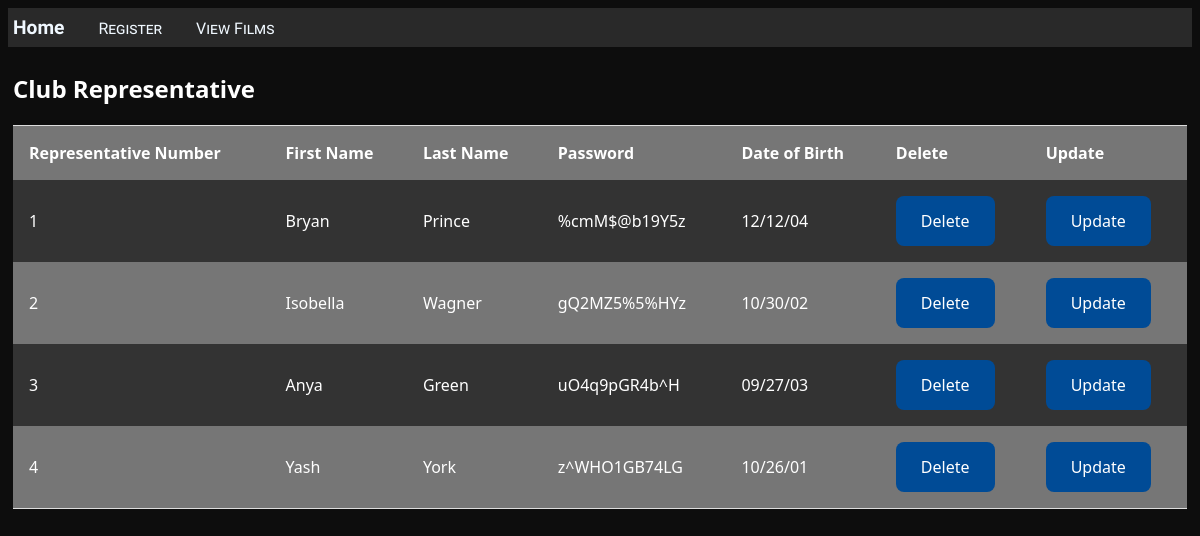
The page / on the database its author committed.
### desd_assignment/models.py (models this page shows)
class ClubRep(models.Model):
    repNumber = models.PositiveIntegerField()
    firstName = models.CharField(max_length=100)#add a default value cause of id generation
    lastName = models.CharField(max_length=500)
    password = models.CharField(max_length=100)
    dob = models.CharField(max_length=10)

### desd_assignment/views.py (the view)
class HomeListView(ListView):
    model = ClubRep
    accountObj= ClubRepresentative()
    def get_context_data(self, **kwargs):
        context = super(HomeListView, self).get_context_data(**kwargs)
        return context

### desd_assignment/templates/desd_assignment/home.html (shortened to what this page needs)
{% extends "desd_assignment/layout.html" %}
{% load static %}
{% block content %}
{% block css %}
{% load static %}
<link rel="stylesheet" type="text/css" href="{% static 'desd_assignment/viewclubrep.css' %}"/>
{% endblock %}
    <h2>Club Representative</h2>
    {% if club_rep_list %}
        <table class="club_rep_list">
            <thead>
            <tr>
                <th>Representative Number</th>
                <th>First Name</th>
                <th>Last Name</th>
                <th>Password</th>
                <th>Date of Birth</th>
                <th>Delete </th>
                <th>Update</th>
            </tr>
            </thead>
            <tbody>
            {% for clubrep in club_rep_list %}
                <tr>
                    <td>{{ clubrep.repNumber }}</td>
                    <td>{{ clubrep.firstName}}</td>
                    <td>{{ clubrep.lastName }}</td>
                    <td> {{ clubrep.password }} </td>
                    <td>{{clubrep.dob }} </td>
                    <td><a href="delete/{{ clubrep.id }}" class="newanchor">Delete</a>
                    <td><a href="update/{{ clubrep.id }}" class="newanchor">Update</a></td>
                </tr>
            {% endfor %}
            </tbody>
        </table>
    {% else %}
        <p>No club representives are present. Use the <a href="{% url 'register' %}">Register Form</a>.</p>
    {% endif %}
{% endblock %}

### desd_assignment/static/desd_assignment/viewclubrep.css (style rules this page uses)
table { background-color: #333333; border-collapse: collapse; border-spacing: 0; width: 100%; border-bottom: 1px solid #ddd; border-top: 1px solid #ddd; }
th, td { text-align: left; padding: 16px; }
th { background-color: #767676; }
tr:nth-child(even) { background-color: #767676; }
.newanchor:link, .newanchor:visited { background-color: rgb(0, 75, 150); color: white; padding: 14px 25px; text-align: center; text-decoration: none; display: inline-block; border-radius: 8px; }

### desd_assignment/static/desd_assignment/mainsite.css (style rules this page uses)
.message_list th,td { text-align: left; padding-right: 15px; }
html { background-color: #0d0d0d; color:white }

### rows shown on the page
ClubRep: repNumber "1", firstName "Bryan", lastName "Prince", password "%cmM$@b19Y5z", dob "12/12/04"
ClubRep: repNumber "2", firstName "Isobella", lastName "Wagner", password "gQ2MZ5%5%HYz", dob "10/30/02"
ClubRep: repNumber "3", firstName "Anya", lastName "Green", password "uO4q9pGR4b^H", dob "09/27/03"
ClubRep: repNumber "4", firstName "Yash", lastName "York", password "z^WHO1GB74LG", dob "10/26/01"
